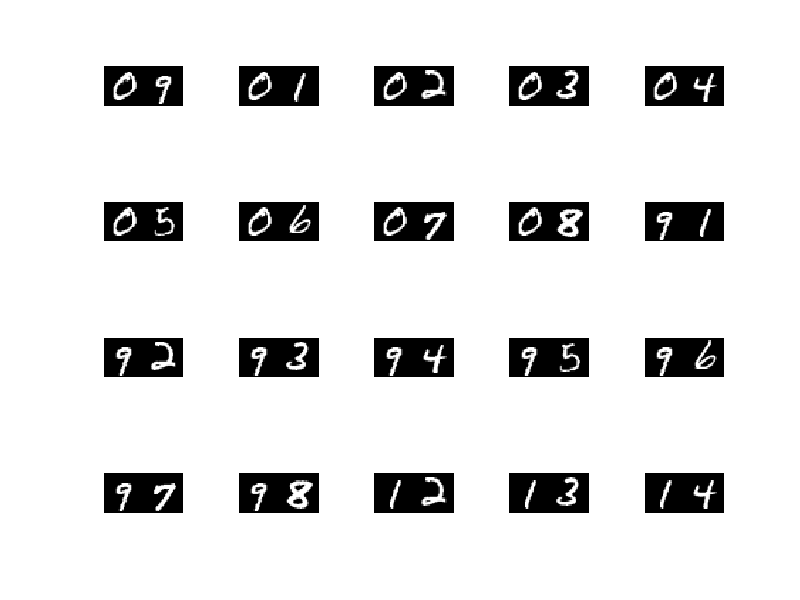
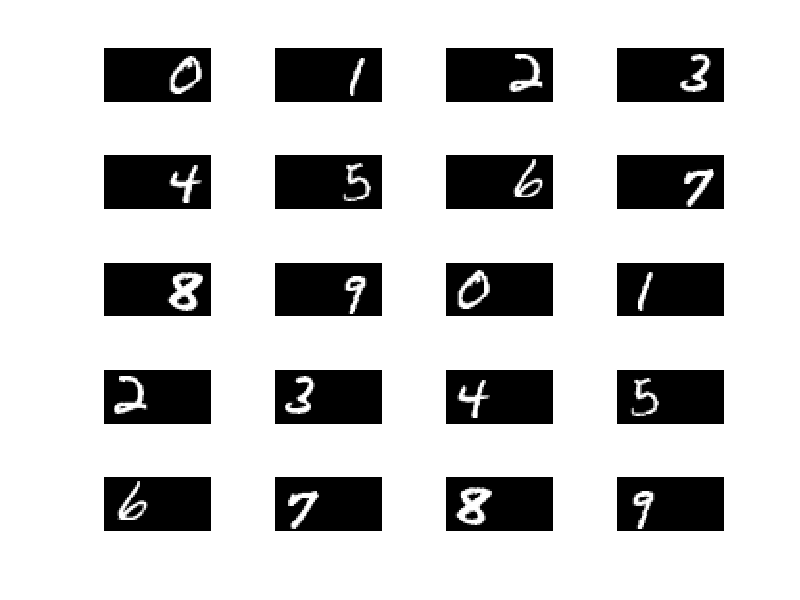
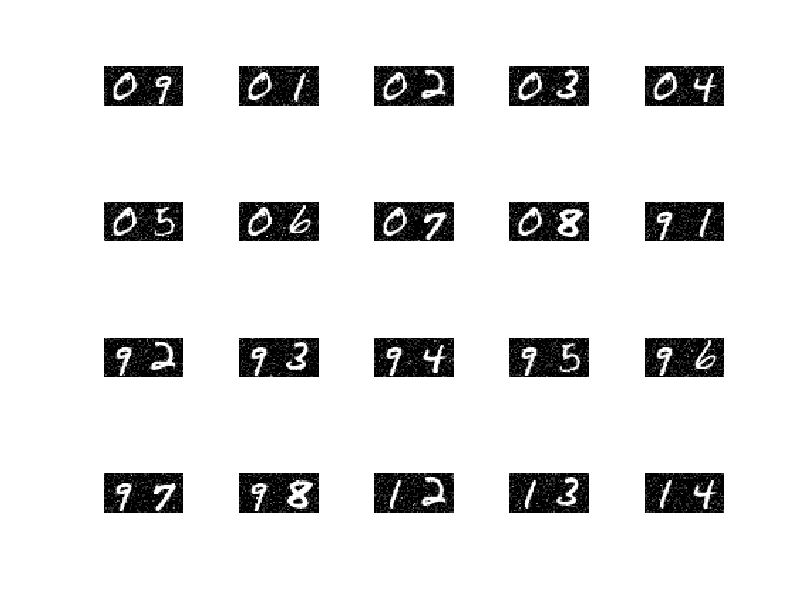

Write the MATLAB code that produced these figures, in order. (Note: this script raises an error after producing the figures.)
clc
close all
clear all

addpath 'nmflib/'

%% Load Data
load('Datasets/MNSIT_2digits_100.mat');
load('Datasets/Exact_20bases_MNSIT_2digits_100.mat');
X=X';

%% Show first 20 2-digit images
figure('Name','first 20 2-digit images')
for i=1:20
%     print i
    fprintf('%d. Hello world!\n', i);
%     size(X(i,:))  % 1568 numbers
% %     two_digits = reshape(X(i,:),[],56);
%     size(two_digits)
%     imshow(two_digits)
    subplot(4,5,i)
%     H11(i,:) = mat2gray(X(i,:));
%     imshow((reshape(H11(i,:),[],56)));
    imshow((reshape(X(i,:),[],56)));
end
% return


%%--plot optimized H first
figure('Name','optimized Hopt')
for i=1:20
    subplot(5,4,i)
     cur_row = mat2gray(Hopt(i,:));
     imshow((reshape(cur_row,[],56)));
end

%% Create noisy data
A=[];
sigma=0.25;
for l=1:10
%     X1=X+sigma*abs(randn(size(X)));  %--Absolute Gaussian noise
   X1=X+mat2gray(poissrnd(sigma,size(X))); %--Poisson Noise
    A=[A;X1];
end

%% Check what it looks like after adding noise
figure('Name','after adding noise')
for i=1:20
%     print i
    fprintf('%d. Hello world!\n', i);
%     size(X(i,:))  % 1568 numbers
% %     two_digits = reshape(X(i,:),[],56);
%     size(two_digits)
%     imshow(two_digits)
    subplot(4,5,i)
%     H11(i,:) = mat2gray(X(i,:));
%     imshow((reshape(H11(i,:),[],56)));
    imshow((reshape(A(i,:),[],56)));
end
% return
%% UoI_NMF
%--Parameters
params.k = 20;       % Rank k of the factorization
params.B1 = 20;     % number of bootstrap samples for selection
params.B2 = 10;     % number of bootstrap samples for bagging (estimation)

params.epsilon = 0.3; % Density parameter in DBSCAN
params.MinPts =  params.B1/4; %Minimum points in a cluster
  
[output1] =  UoINMF_KL_DBcluster(A,params);

%[mdlstrct] = basicNMF_KL_UoI_corrthres_new(A,maxk,0.92);
W1=output1.W;
H1=output1.H;
k=size(H1,1);


%% Evaluation
%--- calculate nonzeros and errors
nnzW1 = median(sum(abs(W1)>1.0,2));
nnzH1 = median(sum(abs(H1)>0.05,2));

Aest=W1*H1;
figure('Name','A matrix')
title('A')

for i=1:20
%     print i
    fprintf('%d. Hello world!\n', i);
%     size(X(i,:))  % 1568 numbers
% %     two_digits = reshape(X(i,:),[],56);
%     size(two_digits)
%     imshow(two_digits)
    subplot(4,5,i)
%     H11(i,:) = mat2gray(X(i,:));
%     imshow((reshape(H11(i,:),[],56)));
    imshow((reshape(A(i,:),[],56)));
end

figure('Name','Aest matrix')
title('Aest')

for i=1:20
%     print i
    fprintf('%d. Hello world!\n', i);
%     size(X(i,:))  % 1568 numbers
% %     two_digits = reshape(X(i,:),[],56);
%     size(two_digits)
%     imshow(two_digits)
    subplot(4,5,i)
%     H11(i,:) = mat2gray(X(i,:));
%     imshow((reshape(H11(i,:),[],56)));
    imshow((reshape(Aest(i,:),[],56)));
end

%%--plot basis and bases quality
figure('Name','plot basis and bases quality, H1')
for i=1:20
    subplot(5,4,i)
%     cur_row = mat2gray(H1(i,:));
    H11(i,:)=mat2gray(H1(i,:));
    imshow((reshape(H11(i,:),[],56)));
end
%%-- Correlation with the exact bases
C1 = normc(H11*Hopt');
[corr1,id1] = max(C1,[],2);

Hl1 = []; j1 = [];
for j=1:k
    i1=find(id1==j);
    if numel(i1)==0
        j1=[j1;j];
        continue;
    elseif numel(i1)==1
        rms1(j,1)=mean((H11(i1,:)-Hopt(j,:)).^2,2);
    else
        [~,i2]=max(corr1(i1));
        rms1(j,1)=mean((H11(i1(i2),:)-Hopt(j,:)).^2,2);
        Hl1=[Hl1;H11(setdiff(i1,i1(i2)),:)];
    end
end


figure('Name','# Correlation between exact and learned bases')
plot(sort(abs(corr1)),'r*-')
legend('UoI-NMF')
xlabel('Bases')
ylabel('Correlation with exact bases')
title('Correlation between exact and learned bases')
% 
% 
figure('Name','# Mean Squared Error between exact and learned bases')
plot(sort(rms1),'r*-')
legend('UoI-NMF')
xlabel('Bases')
ylabel('Mean Squared Error')
title('Mean Squared Error between exact and learned bases')

%---- Error calculation

 eer1=norm(A-Aest,'fro'); %% reconstruction error with noisy data

 
  for l=1:size(X)
            Wnew1(l,:)= lsqnonneg(H1',X(l,:)')';
  end

er1=norm(X-Wnew1*H1,'fro');  %% reconstruction error with original data


%% Visualization
% [n,d]=size(A);
% r=randperm(n);
% % W1=mdlstrct.opt.Wopt;
% figure()
% l1=0;
% for l=1:5
%     for i=1:4
%      subplot(5,16,i+l1)
%     imshow((reshape(H1(i+l1/4,:),[],56)));
%      subplot(5,16,i+l1+4)
%     image(imcomplement(mat2gray(reshape((abs(W1(r(i+l1/4),:))>5.01),4,[])))','CDataMapping','scaled');
%     subplot(5,16,i+l1+8)
%     imshow(mat2gray(reshape(A(r(i+l1/4),:),[],56)));
%      subplot(5,16,i+l1+12)
%     imshow((reshape(A(r(i+l1/4),:),[],56)));
%     end
%     l1=l1+16;
% end
% set(gca,'LooseInset',get(gca,'TightInset'));

